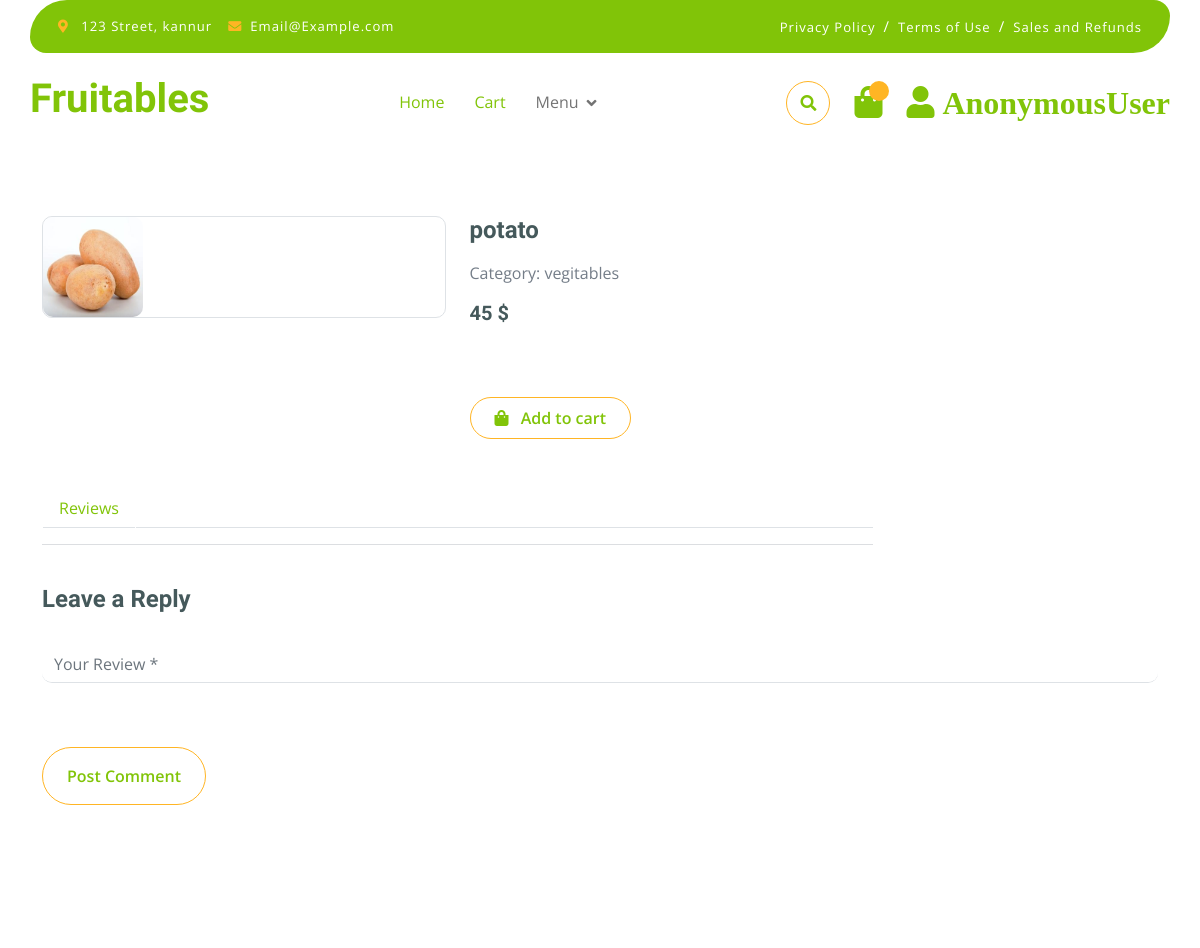
/shopdetails/22/ (upper part), run on an earlier commit of the app's database.
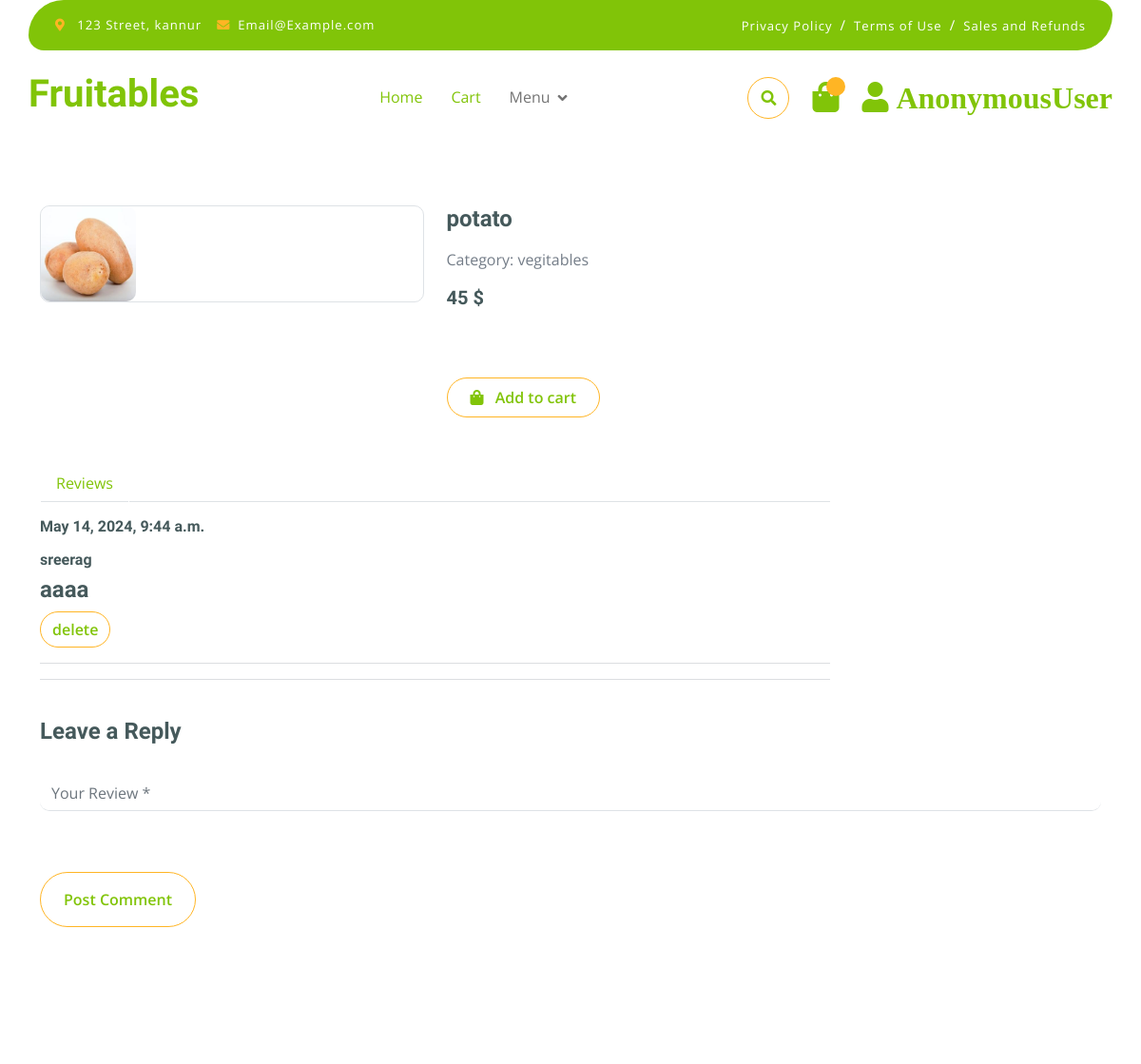
And on a later commit of the database.
### app/models.py (models this page shows)
class Review(models.Model):
    user=models.ForeignKey(User,on_delete=models.CASCADE,blank=True, null=True)
    product_review=models.TextField(blank=True, null=True)
    created = models.DateTimeField(auto_now=True)
    product=models.ForeignKey(Product,on_delete=models.CASCADE,blank=True, null=True)

### app/views.py (the view)
# urls.py: path('shopdetails/<str:pk>/',shopDetails,name='shopdetails'),
@cache_page(60 * 15)
def shopDetails(request, pk):
    product = Product.objects.get(id=pk)
    review = Review.objects.filter(product=pk)
    related_product = Product.objects.filter(categ=product.categ)
    context = {'product': product, 'review': review,
               'related_product': related_product}
    return render(request, 'shop-detail.html', context)

### app/models.py (called while the page is built)
    def __str__(self):
        return self.name

### templates/shop-detail.html (shortened to what this page needs)
{% extends "index.html" %}
{% block shop-details %}
<br>
<br>
<br>
<div class="container-fluid py-5 mt-5">
    <div class="container py-5">
        <div class="row g-4 mb-5">
            <div class="col-lg-8 col-xl-9">
                <div class="row g-4">
                    <div class="col-lg-6">
                        <div class="border rounded">
                            <a href="#">
                                <img src="{{product.image.url}}" class="img-fluid rounded" alt="Image">
                            </a>
                        </div>
                    </div>
                    <div class="col-lg-6">
                        <h4 class="fw-bold mb-3">{{product.name}}</h4>
                        <p class="mb-3">Category: {{product.categ}}</p>
                        <h5 class="fw-bold mb-3">{{product.price}} $</h5>
                        <a href="{% url 'addtocart' product.id %}" class="btn border border-secondary rounded-pill px-4 py-2 mb-4 text-primary"><i class="fa fa-shopping-bag me-2 text-primary"></i> Add to cart</a>
                    </div>
                    <div class="col-lg-12">
                        <nav>
                            <div class="nav nav-tabs mb-3">
                                <button class="nav-link border-white border-bottom-0" type="button" role="tab"
                                    id="nav-mission-tab" data-bs-toggle="tab" data-bs-target="#nav-mission"
                                    aria-controls="nav-mission" aria-selected="false">Reviews</button>
                            </div>
                        </nav>
                        <div class="">
                            {% for i in review  %}
                            <div class="tab-pane" id="nav-mission" role="tabpanel" aria-labelledby="nav-mission-tab">
                                        <p class="mb-2" style="font-size: 14px;"><h6>{{i.created}}</h6></p>
                                        <div class="">
                                            <h6>{{i.user}}</h6>
                                            <h4>{{i.product_review}}</h4>
                                            <button type="submit" class="btn border border-secondary text-primary rounded-pill  "><a href="{% url 'deletereview' i.id %}">delete</a></button>
                                        </div>
                                        <hr>
                                    </div> {% endfor %}
                                    <hr>
                                </div>
                            </div>
                        </div>
                    </div>
                    <form action="{% url 'addreview' product.id %}" method="POST"> {% csrf_token %}
                        <h4 class="mb-2 fw-bold">Leave a Reply</h4>
                        <div class="row g-4">
                            <div class="col-lg-12">
                                <div class="border-bottom rounded my-4">
                                    <input name="review" id="" class="form-control border-0" cols="30" rows="8" placeholder="Your Review *" spellcheck="false">
                                </div>
                            </div>
                            <div class="col-lg-12">
                                <div class="d-flex justify-content-between py-3 mb-5">
                                    <button type="submit" class="btn border border-secondary text-primary rounded-pill px-4 py-3">Post Comment</button>
                                </div>
                            </div>
                        </div></form>
                </div>
            </div>
        </div>
{% endblock shop-details %}

What changed in the data, as far as the page shows it:
added Review: created "May 14, 2024, 9:44 a.m.", user "sreerag", product_review "aaaa"
